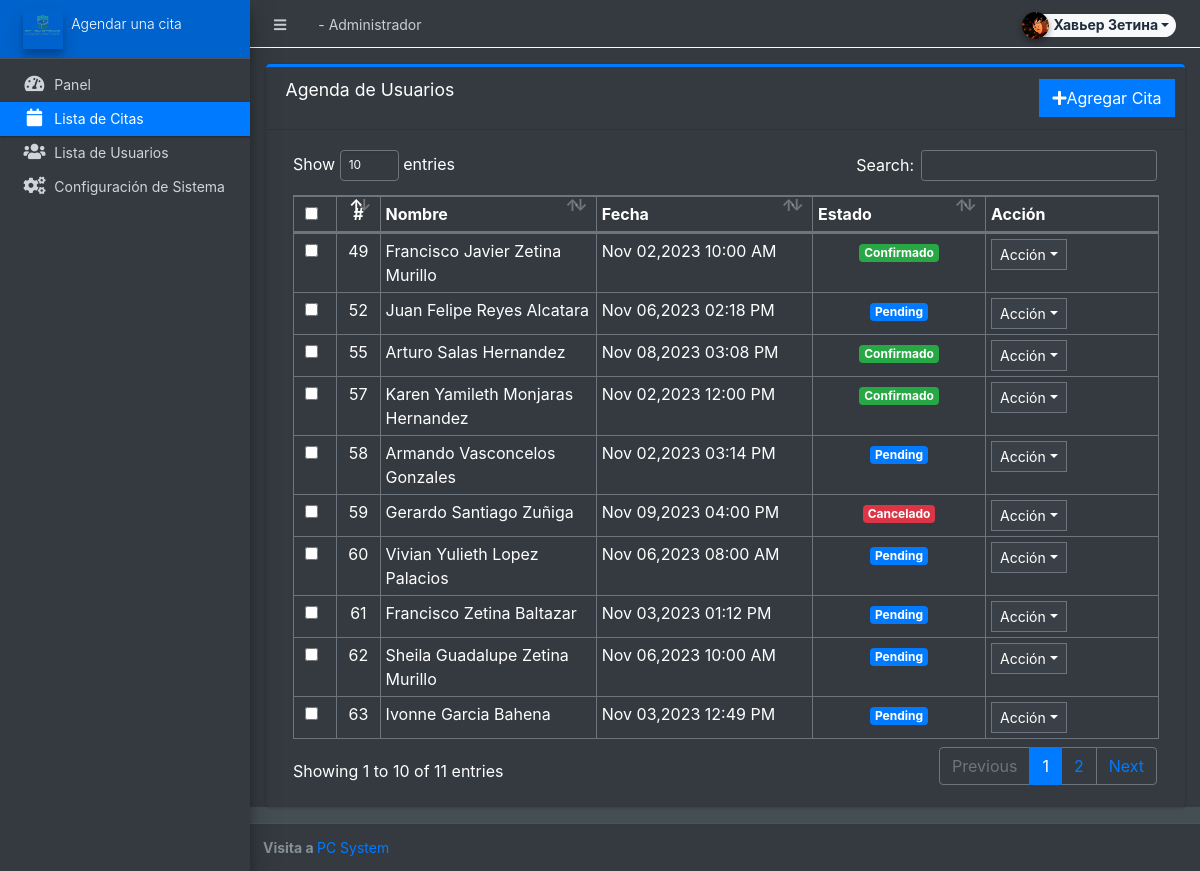
/admin/?page=appointments (signed in), run on the app's committed database.
### tables this page shows
CREATE TABLE `patient_list` (
  `id` int(30) NOT NULL,
  `name` varchar(50) NOT NULL,
  `date_created` datetime NOT NULL DEFAULT current_timestamp()
);

CREATE TABLE `appointments` (
  `id` int(30) NOT NULL,
  `patient_id` int(30) NOT NULL,
  `date_sched` datetime NOT NULL,
  `ailment` text NOT NULL,
  `equipo` text NOT NULL,
  `accesorios` text NOT NULL,
  `status` tinyint(1) NOT NULL DEFAULT 0,
  `date_created` datetime NOT NULL DEFAULT current_timestamp()
);

### classes/DBConnection.php (called while the page is built, shortened)
<?php
class DBConnection{
    private $host = DB_SERVER;
    private $username = DB_USERNAME;
    private $password = DB_PASSWORD;
    private $database = DB_NAME;
    public $conn;
    public function __construct(){
        if (!isset($this->conn)) {
            $this->conn = new mysqli($this->host, $this->username, $this->password, $this->database);
        }
    }
}
?>

### config.php (called while the page is built, shortened)
<?php
require_once('classes/DBConnection.php');
require_once('classes/SystemSettings.php');
function validate_image($file){
	if(!empty($file)){
		if(is_file(base_app.$file)){
			return base_url.$file;
		}else{
			return base_url.'dist/img/no-image-available.png';
		}
	}else{
		return base_url.'dist/img/no-image-available.png';
	}
}
?>

### admin/appointments/index.php (the view, shortened to what this page needs)
<div class="card card-outline card-primary">
	<div class="card-header">
		<h3 class="card-title">Agenda de Usuarios</h3>
		<div class="card-tools">
			<a href="javascript:void(0)" id="create_new" class="btn btn-flat btn-primary"><span class="fas fa-plus"></span>Agregar Cita</a>
		</div>
	</div>
	<div class="card-body">
        <div class="container-fluid">
			<div class="row" style="display:none" id="selected_opt">
				<div class="w-100 d-flex">
				</div>
			</div>
			<table class="table table-bordered table-stripped" id="indi-list">
				<colgroup>
					<col width="5%">
					<col width="5%">
					<col width="25%">
					<col width="25%">
					<col width="20%">
					<col width="20%">
					<col width="20%">
				</colgroup>
				<thead>
					<tr>
						<td class="text-center"><div class="form-check">
								<input type="checkbox" class="form-check-input" id="selectAll">
							</div></td>
						<th class="text-center">#</th>
						<th>Nombre</th>
						<th>Fecha</th>
						<th>Estado</th>
						<th>Acción</th>
					</tr>
				</thead>
				<tbody>
					<?php
						$qry = $conn->query("SELECT p.*,a.date_sched,a.status,a.id as aid from `patient_list` p inner join `appointments` a on p.id = a.patient_id  order by unix_timestamp(a.date_sched) desc ");
						while($row = $qry->fetch_assoc()):
					?>
						<tr>
							<td class="text-center">
							<div class="form-check">
							<input type="checkbox" class="form-check-input invCheck" value="<?php echo $row['id'] ?>">
							</div>
							</td>
							<td class="text-center"><?php echo $row['id'] ?></td>
							<td><?php echo $row['name'] ?></td>
							<td><?php echo date("M d,Y h:i A",strtotime($row['date_sched'])) ?></td>
							<td class="text-center">
								<?php
								switch($row['status']){
									case(0):
										echo '<span class="badge badge-primary">Pending</span>';
									break;
									case(1):
									echo '<span class="badge badge-success">Confirmado</span>';
									break;
									case(2):
										echo '<span class="badge badge-danger">Cancelado</span>';
									break;
                                }
								?>
							</td>
							<td>
								 <button type="button" class="btn btn-flat btn-default btn-sm dropdown-toggle dropdown-icon" data-toggle="dropdown">
				                  		Acción
				                  </button>
							</td>
						</tr>
					<?php endwhile; ?>
				</tbody>
			</table>
		</div>
	</div>
</div>

### admin/index.php (shortened to what this page needs)
<?php require_once('../config.php'); ?>
 <!DOCTYPE html>
<html lang="en" class="" style="height: auto;">
<?php require_once('inc/header.php') ?>
  <body class="sidebar-mini layout-fixed control-sidebar-slide-open layout-navbar-fixed dark-mode sidebar-mini-md sidebar-mini-xs" data-new-gr-c-s-check-loaded="14.991.0" data-gr-ext-installed="" style="height: auto;">
    <div class="wrapper">
     <?php require_once('inc/topBarNav.php') ?>
     <?php require_once('inc/navigation.php') ?>
     <?php $page = isset($_GET['page']) ? $_GET['page'] : 'home';  ?>
      <div class="content-wrapper bg-dark pt-3" style="min-height: 567.854px;">
        <section class="content  text-dark">
          <div class="container-fluid">
            <?php
              if(!file_exists($page.".php") && !is_dir($page)){
                  include '404.html';
              }else{
                if(is_dir($page))
                  include $page.'/index.php';
                else
                  include $page.'.php';
              }
            ?>
          </div>
        </section>
      </div>
      <?php require_once('inc/footer.php') ?>
  </body>
</html>

### admin/inc/header.php (shortened to what this page needs)
<head>
    <link rel="stylesheet" href="<?php echo base_url ?>plugins/fontawesome-free/css/all.min.css">
    <link rel="stylesheet" href="<?php echo base_url ?>plugins/tempusdominus-bootstrap-4/css/tempusdominus-bootstrap-4.min.css">
  <link rel="stylesheet" href="<?php echo base_url ?>plugins/datatables-bs4/css/dataTables.bootstrap4.min.css">
  <link rel="stylesheet" href="<?php echo base_url ?>plugins/datatables-responsive/css/responsive.bootstrap4.min.css">
  <link rel="stylesheet" href="<?php echo base_url ?>plugins/datatables-buttons/css/buttons.bootstrap4.min.css">
  <link rel="stylesheet" href="<?php echo base_url ?>plugins/datatables-select/css/select.bootstrap4.min.css">
  <link rel="stylesheet" href="<?php echo base_url ?>plugins/select2/css/select2.min.css">
  <link rel="stylesheet" href="<?php echo base_url ?>plugins/select2-bootstrap4-theme/select2-bootstrap4.min.css">
    <link rel="stylesheet" href="<?php echo base_url ?>plugins/icheck-bootstrap/icheck-bootstrap.min.css">
    <link rel="stylesheet" href="<?php echo base_url ?>plugins/jqvmap/jqvmap.min.css">
    <link rel="stylesheet" href="<?php echo base_url ?>dist/css/adminlte.css">
    <link rel="stylesheet" href="<?php echo base_url ?>dist/css/custom.css">
    <link rel="stylesheet" href="<?php echo base_url ?>plugins/overlayScrollbars/css/OverlayScrollbars.min.css">
    <link rel="stylesheet" href="<?php echo base_url ?>plugins/daterangepicker/daterangepicker.css">
    <link rel="stylesheet" href="<?php echo base_url ?>plugins/summernote/summernote-bs4.min.css">
  <link rel="stylesheet" href="<?php echo base_url ?>plugins/sweetalert2-theme-bootstrap-4/bootstrap-4.min.css">
  <link rel="stylesheet" href="<?php echo base_url ?>plugins/fullcalendar/main.css">
  </head>

### admin/inc/topBarNav.php (shortened to what this page needs)
<nav class="main-header navbar navbar-expand navbar-dark border border-light border-top-0  border-left-0 border-right-0 navbar-light text-sm">
  <ul class="navbar-nav">
    <li class="nav-item">
    <a class="nav-link" data-widget="pushmenu" href="#" role="button"><i class="fas fa-bars"></i></a>
    </li>
    <li class="nav-item d-none d-sm-inline-block">
      <a href="<?php echo base_url ?>" class="nav-link"><?php echo (!isMobileDevice()) ? $_settings->info('name'):$_settings->info('short_name'); ?> - Administrador</a>
    </li>
  </ul>
  <ul class="navbar-nav ml-auto">
    <li class="nav-item">
      <div class="btn-group nav-link">
            <button type="button" class="btn btn-rounded badge badge-light dropdown-toggle dropdown-icon" data-toggle="dropdown">
              <span><img src="<?php echo validate_image($_settings->userdata('avatar')) ?>" class="img-circle elevation-2 user-img" alt="User Image"></span>
              <span class="ml-3"><?php echo ucwords($_settings->userdata('firstname').' '.$_settings->userdata('lastname')) ?></span>
            </button>
        </div>
    </li>
  </ul>
</nav>

### admin/inc/navigation.php (shortened to what this page needs)
<aside class="main-sidebar sidebar-dark-primary elevation-4 sidebar-no-expand">
  <a href="<?php echo base_url ?>admin" class="brand-link bg-primary text-sm">
  <img src="<?php echo validate_image($_settings->info('logo'))?>" alt="Store Logo" class="brand-image  elevation-3" style="opacity: .8;width: 2.5rem;height: 2.5rem;max-height: unset">
  <span class="brand-text font-weight-light"><?php echo $_settings->info('short_name') ?></span>
  </a>
  <div class="sidebar os-host os-theme-light os-host-overflow os-host-overflow-y os-host-resize-disabled os-host-transition os-host-scrollbar-horizontal-hidden">
    <div class="os-content-glue" style="margin: 0px -8px; width: 249px; height: 646px;"></div>
    <div class="os-padding">
      <div class="os-viewport os-viewport-native-scrollbars-invisible" style="overflow-y: scroll;">
        <div class="os-content" style="padding: 0px 8px; height: 100%; width: 100%;">
          <nav class="mt-4">
             <ul class="nav nav-pills nav-sidebar flex-column text-sm nav-compact nav-flat nav-child-indent nav-collapse-hide-child" data-widget="treeview" role="menu" data-accordion="false">
              <li class="nav-item dropdown">
                <a href="./" class="nav-link nav-home">
                  <i class="nav-icon fas fa-tachometer-alt"></i>
                  <p>
                    Panel
                  </p>
                </a>
              </li>
              <li class="nav-item dropdown">
                <a href="<?php echo base_url ?>admin/?page=appointments" class="nav-link nav-appointments">
                  <i class="nav-icon fas fa-calendar"></i>
                  <p>
                    Lista de Citas
                  </p>
                </a>
              </li>
              <li class="nav-item dropdown">
                <a href="<?php echo base_url ?>admin/?page=user/list" class="nav-link nav-user_list">
                  <i class="nav-icon fas fa-users"></i>
                  <p>
                    Lista de Usuarios
                  </p>
                </a>
              </li>
              <li class="nav-item dropdown">
                <a href="<?php echo base_url ?>admin/?page=system_info" class="nav-link nav-system_info">
                  <i class="nav-icon fas fa-cogs"></i>
                  <p>
                    Configuración de Sistema
                  </p>
                </a>
              </li>
            </ul>
          </nav>
        </div>
      </div>
    </div>
  </div>
</aside>

### admin/inc/footer.php (shortened to what this page needs)
<footer class="main-footer text-sm">
        <strong>Visita a
        </strong>
      <a href="https://www.facebook.com/profile.php?id=100066720141305"> PC System</a>
</footer>
    </div>

### admin/inc/topBarNav.php (style rules this page uses)
.user-img { position: absolute; height: 27px; width: 27px; object-fit: cover; left: -7%; top: -12%; }
.btn-rounded { border-radius: 50px; }

### admin/appointments/index.php (style rules this page uses)
#selectAll { top:0 }

### data on the page
patient_list: id "59", name "Gerardo Santiago Zuñiga", appointments.date_sched "Nov 09,2023 04:00 PM", shows "Cancelado"
patient_list: id "55", name "Arturo Salas Hernandez", appointments.date_sched "Nov 08,2023 03:08 PM", shows "Confirmado"
patient_list: id "52", name "Juan Felipe Reyes Alcatara", appointments.date_sched "Nov 06,2023 02:18 PM", shows "Pending"
patient_list: id "62", name "Sheila Guadalupe Zetina Murillo", appointments.date_sched "Nov 06,2023 10:00 AM", shows "Pending"
patient_list: id "60", name "Vivian Yulieth Lopez Palacios", appointments.date_sched "Nov 06,2023 08:00 AM", shows "Pending"
patient_list: id "61", name "Francisco Zetina Baltazar", appointments.date_sched "Nov 03,2023 01:12 PM", shows "Pending"
patient_list: id "63", name "Ivonne Garcia Bahena", appointments.date_sched "Nov 03,2023 12:49 PM", shows "Pending"
patient_list: id "58", name "Armando Vasconcelos Gonzales", appointments.date_sched "Nov 02,2023 03:14 PM", shows "Pending"
patient_list: id "57", name "Karen Yamileth Monjaras Hernandez", appointments.date_sched "Nov 02,2023 12:00 PM", shows "Confirmado"
patient_list: id "49", name "Francisco Javier Zetina Murillo", appointments.date_sched "Nov 02,2023 10:00 AM", shows "Confirmado"

### other printed values
$_settings->userdata('firstname').' '.$_settings->userdata('lastname') "Хавьер Зетина"
$_settings->info('short_name') "Agendar una cita"
